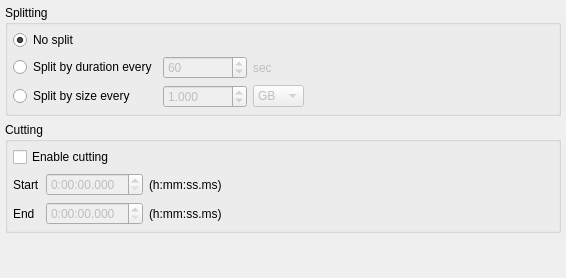
      <widget class="QWidget" name="tab">
       <attribute name="title">
        <string>Split &amp;&amp; cut</string>
       </attribute>
       <layout class="QVBoxLayout" name="verticalLayout_8">
        <property name="margin">
         <number>5</number>
        </property>
        <item>
         <widget class="QGroupBox" name="groupBox_6">
          <property name="sizePolicy">
           <sizepolicy hsizetype="Preferred" vsizetype="Fixed">
            <horstretch>0</horstretch>
            <verstretch>0</verstretch>
           </sizepolicy>
          </property>
          <property name="title">
           <string>Splitting</string>
          </property>
          <layout class="QHBoxLayout" name="horizontalLayout_21">
           <property name="margin">
            <number>5</number>
           </property>
           <item>
            <layout class="QGridLayout" name="gridLayout_5">
             <item row="0" column="0">
              <widget class="QRadioButton" name="noSplit">
               <property name="text">
                <string>No split</string>
               </property>
               <property name="checked">
                <bool>true</bool>
               </property>
              </widget>
             </item>
             <item row="1" column="0">
              <widget class="QRadioButton" name="splitByDuration">
               <property name="text">
                <string>Split by duration every</string>
               </property>
              </widget>
             </item>
             <item row="1" column="1">
              <widget class="QSpinBox" name="spinEditSplitDuration">
               <property name="enabled">
                <bool>false</bool>
               </property>
               <property name="minimum">
                <number>1</number>
               </property>
               <property name="maximum">
                <number>99999</number>
               </property>
               <property name="value">
                <number>60</number>
               </property>
              </widget>
             </item>
             <item row="1" column="2">
              <widget class="QLabel" name="labelSplitByDur">
               <property name="enabled">
                <bool>false</bool>
               </property>
               <property name="text">
                <string>sec</string>
               </property>
              </widget>
             </item>
             <item row="2" column="0">
              <widget class="QRadioButton" name="splitBySize">
               <property name="text">
                <string>Split by size every</string>
               </property>
              </widget>
             </item>
             <item row="2" column="1">
              <widget class="QDoubleSpinBox" name="editSplitSize">
               <property name="enabled">
                <bool>false</bool>
               </property>
               <property name="decimals">
                <number>3</number>
               </property>
               <property name="minimum">
                <double>0.001000000000000</double>
               </property>
               <property name="maximum">
                <double>99999.990000000005239</double>
               </property>
               <property name="value">
                <double>1.000000000000000</double>
               </property>
              </widget>
             </item>
             <item row="2" column="2">
              <widget class="QComboBox" name="comboBoxMeasure">
               <property name="enabled">
                <bool>false</bool>
               </property>
               <property name="currentIndex">
                <number>4</number>
               </property>
               <item>
                <property name="text">
                 <string>KB</string>
                </property>
               </item>
               <item>
                <property name="text">
                 <string>KiB</string>
                </property>
               </item>
               <item>
                <property name="text">
                 <string>MB</string>
                </property>
               </item>
               <item>
                <property name="text">
                 <string>MiB</string>
                </property>
               </item>
               <item>
                <property name="text">
                 <string>GB</string>
                </property>
               </item>
               <item>
                <property name="text">
                 <string>GiB</string>
                </property>
               </item>
              </widget>
             </item>
            </layout>
           </item>
           <item>
            <spacer name="horizontalSpacer_16">
             <property name="orientation">
              <enum>Qt::Horizontal</enum>
             </property>
             <property name="sizeHint" stdset="0">
              <size>
               <width>245</width>
               <height>20</height>
              </size>
             </property>
            </spacer>
           </item>
          </layout>
         </widget>
        </item>
        <item>
         <widget class="QGroupBox" name="groupBox_7">
          <property name="sizePolicy">
           <sizepolicy hsizetype="Preferred" vsizetype="Fixed">
            <horstretch>0</horstretch>
            <verstretch>0</verstretch>
           </sizepolicy>
          </property>
          <property name="title">
           <string>Cutting</string>
          </property>
          <layout class="QHBoxLayout" name="horizontalLayout_23">
           <property name="margin">
            <number>5</number>
           </property>
           <item>
            <layout class="QVBoxLayout" name="verticalLayout_15">
             <item>
              <widget class="QCheckBox" name="checkBoxCut">
               <property name="text">
                <string>Enable cutting</string>
               </property>
              </widget>
             </item>
             <item>
              <layout class="QHBoxLayout" name="horizontalLayout_22">
               <item>
                <layout class="QGridLayout" name="gridLayout_6">
                 <item row="0" column="0">
                  <widget class="QLabel" name="label_11">
                   <property name="text">
                    <string>Start</string>
                   </property>
                   <property name="alignment">
                    <set>Qt::AlignLeading|Qt::AlignLeft|Qt::AlignVCenter</set>
                   </property>
                  </widget>
                 </item>
                 <item row="1" column="0">
                  <widget class="QLabel" name="label_12">
                   <property name="text">
                    <string>End</string>
                   </property>
                   <property name="alignment">
                    <set>Qt::AlignLeading|Qt::AlignLeft|Qt::AlignVCenter</set>
                   </property>
                  </widget>
                 </item>
                 <item row="0" column="2">
                  <widget class="QTimeEdit" name="cutStartTimeEdit">
                   <property name="enabled">
                    <bool>false</bool>
                   </property>
                   <property name="displayFormat">
                    <string notr="true">H:mm:ss.zzz</string>
                   </property>
                  </widget>
                 </item>
                 <item row="1" column="2">
                  <widget class="QTimeEdit" name="cutEndTimeEdit">
                   <property name="enabled">
                    <bool>false</bool>
                   </property>
                   <property name="displayFormat">
                    <string notr="true">H:mm:ss.zzz</string>
                   </property>
                  </widget>
                 </item>
                 <item row="0" column="3">
                  <widget class="QLabel" name="label_28">
                   <property name="text">
                    <string notr="true">(h:mm:ss.ms)</string>
                   </property>
                  </widget>
                 </item>
                 <item row="1" column="3">
                  <widget class="QLabel" name="label_29">
                   <property name="text">
                    <string notr="true">(h:mm:ss.ms)</string>
                   </property>
                  </widget>
                 </item>
                </layout>
               </item>
              </layout>
             </item>
            </layout>
           </item>
           <item>
            <spacer name="horizontalSpacer_18">
             <property name="orientation">
              <enum>Qt::Horizontal</enum>
             </property>
             <property name="sizeHint" stdset="0">
              <size>
               <width>331</width>
               <height>20</height>
              </size>
             </property>
            </spacer>
           </item>
          </layout>
         </widget>
        </item>
        <item>
         <spacer name="verticalSpacer_5">
          <property name="orientation">
           <enum>Qt::Vertical</enum>
          </property>
          <property name="sizeHint" stdset="0">
           <size>
            <width>20</width>
            <height>40</height>
           </size>
          </property>
         </spacer>
        </item>
       </layout>
      </widget>
